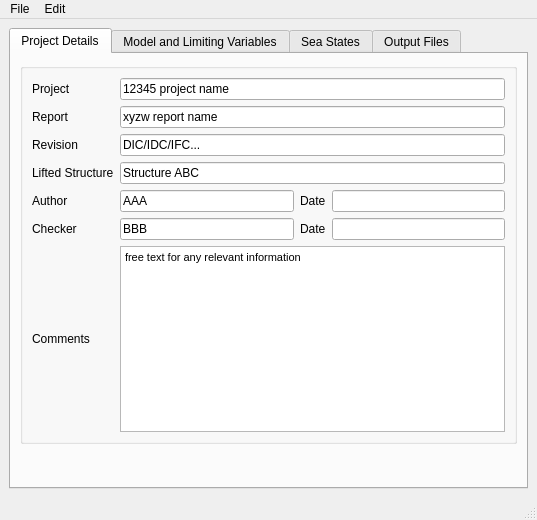
<?xml version="1.0" encoding="UTF-8"?>
<ui version="4.0">
 <class>MainWindow</class>
 <widget class="QMainWindow" name="MainWindow">
  <property name="geometry">
   <rect>
    <x>0</x>
    <y>0</y>
    <width>537</width>
    <height>520</height>
   </rect>
  </property>
  <property name="windowTitle">
   <string>Repeated Lowering Control</string>
  </property>
  <widget class="QWidget" name="centralwidget">
   <layout class="QHBoxLayout" name="horizontalLayout">
    <item>
     <widget class="QTabWidget" name="tabWidget">
      <property name="sizePolicy">
       <sizepolicy hsizetype="Expanding" vsizetype="Expanding">
        <horstretch>2</horstretch>
        <verstretch>1</verstretch>
       </sizepolicy>
      </property>
      <property name="tabShape">
       <enum>QTabWidget::Rounded</enum>
      </property>
      <property name="currentIndex">
       <number>0</number>
      </property>
      <widget class="QWidget" name="tab">
       <attribute name="title">
        <string>Project Details</string>
       </attribute>
       <layout class="QVBoxLayout" name="verticalLayout_5">
        <item>
         <widget class="QGroupBox" name="groupBox">
          <property name="title">
           <string/>
          </property>
          <layout class="QGridLayout" name="gridLayout">
           <item row="3" column="0">
            <widget class="QLabel" name="label_4">
             <property name="text">
              <string>Lifted Structure</string>
             </property>
            </widget>
           </item>
           <item row="1" column="0">
            <widget class="QLabel" name="label_2">
             <property name="text">
              <string>Report</string>
             </property>
            </widget>
           </item>
           <item row="0" column="0">
            <widget class="QLabel" name="label">
             <property name="text">
              <string>Project</string>
             </property>
            </widget>
           </item>
           <item row="6" column="0">
            <widget class="QLabel" name="label_24">
             <property name="text">
              <string>Comments</string>
             </property>
            </widget>
           </item>
           <item row="4" column="0">
            <widget class="QLabel" name="label_20">
             <property name="text">
              <string>Author</string>
             </property>
            </widget>
           </item>
           <item row="2" column="0">
            <widget class="QLabel" name="label_13">
             <property name="text">
              <string>Revision</string>
             </property>
            </widget>
           </item>
           <item row="5" column="0">
            <widget class="QLabel" name="label_21">
             <property name="text">
              <string>Checker</string>
             </property>
            </widget>
           </item>
           <item row="0" column="1" colspan="3">
            <widget class="QLineEdit" name="lineEdit">
             <property name="text">
              <string>12345 project name</string>
             </property>
            </widget>
           </item>
           <item row="3" column="1" colspan="3">
            <widget class="QLineEdit" name="lineEdit_4">
             <property name="text">
              <string>Structure ABC</string>
             </property>
            </widget>
           </item>
           <item row="4" column="2">
            <widget class="QLabel" name="label_22">
             <property name="text">
              <string>Date</string>
             </property>
            </widget>
           </item>
           <item row="4" column="3">
            <widget class="QLineEdit" name="lineEdit_20"/>
           </item>
           <item row="4" column="1">
            <widget class="QLineEdit" name="lineEdit_3">
             <property name="text">
              <string>AAA</string>
             </property>
            </widget>
           </item>
           <item row="2" column="1" colspan="3">
            <widget class="QLineEdit" name="lineEdit_22">
             <property name="text">
              <string>DIC/IDC/IFC...</string>
             </property>
            </widget>
           </item>
           <item row="1" column="1" colspan="3">
            <widget class="QLineEdit" name="lineEdit_2">
             <property name="text">
              <string>xyzw report name</string>
             </property>
            </widget>
           </item>
           <item row="5" column="3">
            <widget class="QLineEdit" name="lineEdit_21"/>
           </item>
           <item row="5" column="2">
            <widget class="QLabel" name="label_23">
             <property name="text">
              <string>Date</string>
             </property>
            </widget>
           </item>
           <item row="5" column="1">
            <widget class="QLineEdit" name="lineEdit_19">
             <property name="text">
              <string>BBB</string>
             </property>
            </widget>
           </item>
           <item row="6" column="1" colspan="3">
            <widget class="QTextEdit" name="textEdit_2">
             <property name="sizePolicy">
              <sizepolicy hsizetype="Expanding" vsizetype="Expanding">
               <horstretch>0</horstretch>
               <verstretch>0</verstretch>
              </sizepolicy>
             </property>
             <property name="html">
              <string>&lt;!DOCTYPE HTML PUBLIC &quot;-//W3C//DTD HTML 4.0//EN&quot; &quot;http://www.w3.org/TR/REC-html40/strict.dtd&quot;&gt;
&lt;html&gt;&lt;head&gt;&lt;meta name=&quot;qrichtext&quot; content=&quot;1&quot; /&gt;&lt;style type=&quot;text/css&quot;&gt;
p, li { white-space: pre-wrap; }
&lt;/style&gt;&lt;/head&gt;&lt;body style=&quot; font-family:'MS Shell Dlg 2'; font-size:8.25pt; font-weight:400; font-style:normal;&quot;&gt;
&lt;p style=&quot; margin-top:0px; margin-bottom:0px; margin-left:0px; margin-right:0px; -qt-block-indent:0; text-indent:0px;&quot;&gt;&lt;span style=&quot; font-size:8pt;&quot;&gt;free text for any relevant information&lt;/span&gt;&lt;/p&gt;&lt;/body&gt;&lt;/html&gt;</string>
             </property>
            </widget>
           </item>
          </layout>
         </widget>
        </item>
        <item>
         <spacer name="verticalSpacer_4">
          <property name="orientation">
           <enum>Qt::Vertical</enum>
          </property>
          <property name="sizeHint" stdset="0">
           <size>
            <width>20</width>
            <height>40</height>
           </size>
          </property>
         </spacer>
        </item>
       </layout>
      </widget>
      <widget class="QWidget" name="tab_2">
       <attribute name="title">
        <string>Model and Limiting Variables</string>
       </attribute>
       <layout class="QGridLayout" name="gridLayout_4">
        <item row="3" column="0" colspan="3">
         <widget class="QTableWidget" name="tableWidget">
          <property name="toolTip">
           <string>&lt;html&gt;&lt;head/&gt;&lt;body&gt;
&lt;p&gt;&lt;span style=&quot; font-weight:600;&quot;&gt;Variable Name&lt;/span&gt;&lt;br/&gt;
Must match the entries in the results files, which are defined in the post calculation actions file. For example:&lt;br/&gt;
   Winch1 Min Tension&lt;br/&gt;
   Line1 Max Bend Moment&lt;br/&gt;
&lt;span style=&quot; font-weight:600;&quot;&gt;Fractile&lt;/span&gt;&lt;br/&gt;
Typically 0.9 for all variables, except maximum crane tension which is 0.99.&lt;br/&gt;
&lt;span style=&quot; font-weight:600;&quot;&gt;Value&lt;/span&gt;&lt;br/&gt;
The limiting value.&lt;/p&gt;&lt;/body&gt;&lt;/html&gt;</string>
          </property>
          <property name="showGrid">
           <bool>true</bool>
          </property>
          <property name="rowCount">
           <number>4</number>
          </property>
          <attribute name="horizontalHeaderCascadingSectionResizes">
           <bool>true</bool>
          </attribute>
          <attribute name="horizontalHeaderDefaultSectionSize">
           <number>150</number>
          </attribute>
          <attribute name="horizontalHeaderStretchLastSection">
           <bool>true</bool>
          </attribute>
          <row/>
          <row/>
          <row/>
          <row/>
          <column>
           <property name="text">
            <string>Variable Name</string>
           </property>
          </column>
          <column>
           <property name="text">
            <string>Fractile</string>
           </property>
          </column>
          <column>
           <property name="text">
            <string>Value</string>
           </property>
          </column>
          <item row="0" column="0">
           <property name="text">
            <string>CraneWinch Max Tension</string>
           </property>
          </item>
          <item row="0" column="1">
           <property name="text">
            <string>0.99</string>
           </property>
          </item>
          <item row="0" column="2">
           <property name="text">
            <string>999</string>
           </property>
          </item>
          <item row="1" column="0">
           <property name="text">
            <string>CraneWinch Min Tension</string>
           </property>
          </item>
          <item row="1" column="1">
           <property name="text">
            <string>0.90</string>
           </property>
          </item>
          <item row="1" column="2">
           <property name="text">
            <string>999</string>
           </property>
          </item>
          <item row="2" column="0">
           <property name="text">
            <string>Penant Max Tension</string>
           </property>
          </item>
          <item row="2" column="1">
           <property name="text">
            <string>0.90</string>
           </property>
          </item>
          <item row="2" column="2">
           <property name="text">
            <string>999</string>
           </property>
          </item>
          <item row="3" column="0">
           <property name="text">
            <string>Penant Min Tension</string>
           </property>
          </item>
          <item row="3" column="1">
           <property name="text">
            <string>0.90</string>
           </property>
          </item>
          <item row="3" column="2">
           <property name="text">
            <string>999</string>
           </property>
          </item>
         </widget>
        </item>
        <item row="4" column="0">
         <spacer name="horizontalSpacer_5">
          <property name="orientation">
           <enum>Qt::Horizontal</enum>
          </property>
          <property name="sizeHint" stdset="0">
           <size>
            <width>40</width>
            <height>20</height>
           </size>
          </property>
         </spacer>
        </item>
        <item row="4" column="1">
         <widget class="QPushButton" name="pushButton_2">
          <property name="text">
           <string>Add row</string>
          </property>
         </widget>
        </item>
        <item row="6" column="1">
         <spacer name="verticalSpacer_3">
          <property name="orientation">
           <enum>Qt::Vertical</enum>
          </property>
          <property name="sizeHint" stdset="0">
           <size>
            <width>20</width>
            <height>40</height>
           </size>
          </property>
         </spacer>
        </item>
        <item row="4" column="2">
         <widget class="QPushButton" name="pushButton_3">
          <property name="text">
           <string>Remove row</string>
          </property>
         </widget>
        </item>
        <item row="1" column="2">
         <widget class="QPushButton" name="pushButton">
          <property name="text">
           <string>Load</string>
          </property>
         </widget>
        </item>
        <item row="1" column="0" colspan="2">
         <widget class="QLineEdit" name="lineEdit_5"/>
        </item>
        <item row="0" column="0" colspan="2">
         <widget class="QLabel" name="label_5">
          <property name="text">
           <string>Orcaflex model</string>
          </property>
         </widget>
        </item>
        <item row="2" column="0">
         <widget class="QLabel" name="label_3">
          <property name="text">
           <string>Variables and Limitations</string>
          </property>
         </widget>
        </item>
       </layout>
       <zorder>label_5</zorder>
       <zorder>tableWidget</zorder>
       <zorder>pushButton_2</zorder>
       <zorder>label_5</zorder>
       <zorder>pushButton_2</zorder>
       <zorder>tableWidget</zorder>
       <zorder>lineEdit_5</zorder>
       <zorder>verticalSpacer_3</zorder>
       <zorder>pushButton</zorder>
       <zorder>pushButton_3</zorder>
       <zorder>horizontalSpacer_5</zorder>
       <zorder>label_3</zorder>
      </widget>
      <widget class="QWidget" name="tab_3">
       <attribute name="title">
        <string>Sea States</string>
       </attribute>
       <layout class="QVBoxLayout" name="verticalLayout_3">
        <item>
         <widget class="QGroupBox" name="groupBox_2">
          <property name="title">
           <string/>
          </property>
          <layout class="QGridLayout" name="gridLayout_2">
           <item row="3" column="0">
            <widget class="QLabel" name="label_9">
             <property name="text">
              <string>Jonswap Gamma</string>
             </property>
            </widget>
           </item>
           <item row="2" column="0">
            <widget class="QLabel" name="label_8">
             <property name="text">
              <string>Hs step</string>
             </property>
            </widget>
           </item>
           <item row="3" column="1">
            <widget class="QLineEdit" name="lineEdit_9">
             <property name="text">
              <string>DNV</string>
             </property>
            </widget>
           </item>
           <item row="0" column="0">
            <widget class="QLabel" name="label_6">
             <property name="text">
              <string>Hs max</string>
             </property>
            </widget>
           </item>
           <item row="1" column="1">
            <widget class="QLineEdit" name="lineEdit_7">
             <property name="text">
              <string>1.0</string>
             </property>
            </widget>
           </item>
           <item row="0" column="1">
            <widget class="QLineEdit" name="lineEdit_6">
             <property name="text">
              <string>3.5</string>
             </property>
            </widget>
           </item>
           <item row="1" column="0">
            <widget class="QLabel" name="label_7">
             <property name="text">
              <string>Hs min</string>
             </property>
            </widget>
           </item>
           <item row="6" column="0">
            <widget class="QLabel" name="label_14">
             <property name="text">
              <string>Tp step1, step2, change</string>
             </property>
            </widget>
           </item>
           <item row="4" column="0">
            <widget class="QLabel" name="label_10">
             <property name="text">
              <string>Tp start</string>
             </property>
            </widget>
           </item>
           <item row="5" column="0">
            <widget class="QLabel" name="label_11">
             <property name="text">
              <string>Tp end</string>
             </property>
            </widget>
           </item>
           <item row="7" column="0">
            <widget class="QLabel" name="label_15">
             <property name="text">
              <string>Wave Directions</string>
             </property>
            </widget>
           </item>
           <item row="2" column="1">
            <widget class="QLineEdit" name="lineEdit_15">
             <property name="toolTip">
              <string>Comma separated list of values</string>
             </property>
             <property name="text">
              <string>0.4, 0.2, 0.1</string>
             </property>
            </widget>
           </item>
           <item row="7" column="1">
            <widget class="QLineEdit" name="lineEdit_18">
             <property name="text">
              <string>165, 180, 195</string>
             </property>
            </widget>
           </item>
           <item row="6" column="1">
            <widget class="QLineEdit" name="lineEdit_17">
             <property name="text">
              <string>1, 2, 10</string>
             </property>
            </widget>
           </item>
           <item row="4" column="1">
            <widget class="QLineEdit" name="lineEdit_14">
             <property name="text">
              <string>DNV</string>
             </property>
            </widget>
           </item>
           <item row="5" column="1">
            <widget class="QLineEdit" name="lineEdit_16">
             <property name="text">
              <string>14</string>
             </property>
            </widget>
           </item>
          </layout>
         </widget>
        </item>
        <item>
         <spacer name="verticalSpacer_2">
          <property name="orientation">
           <enum>Qt::Vertical</enum>
          </property>
          <property name="sizeHint" stdset="0">
           <size>
            <width>20</width>
            <height>40</height>
           </size>
          </property>
         </spacer>
        </item>
       </layout>
      </widget>
      <widget class="QWidget" name="tab_4">
       <attribute name="title">
        <string>Output Files</string>
       </attribute>
       <layout class="QVBoxLayout" name="verticalLayout">
        <item>
         <widget class="QGroupBox" name="groupBox_3">
          <property name="sizePolicy">
           <sizepolicy hsizetype="Expanding" vsizetype="Fixed">
            <horstretch>0</horstretch>
            <verstretch>0</verstretch>
           </sizepolicy>
          </property>
          <property name="title">
           <string/>
          </property>
          <layout class="QGridLayout" name="gridLayout_3">
           <item row="4" column="0">
            <widget class="QLabel" name="label_19">
             <property name="text">
              <string>Run log file</string>
             </property>
            </widget>
           </item>
           <item row="4" column="1">
            <widget class="QLineEdit" name="lineEdit_13">
             <property name="text">
              <string>batch_log.txt</string>
             </property>
            </widget>
           </item>
           <item row="3" column="0">
            <widget class="QLabel" name="label_18">
             <property name="text">
              <string>Weather window spreadsheet</string>
             </property>
            </widget>
           </item>
           <item row="2" column="1">
            <widget class="QLineEdit" name="lineEdit_11">
             <property name="text">
              <string>summary_statsitics.xlsx</string>
             </property>
            </widget>
           </item>
           <item row="2" column="0">
            <widget class="QLabel" name="label_17">
             <property name="text">
              <string>Summary statistics</string>
             </property>
            </widget>
           </item>
           <item row="1" column="0">
            <widget class="QLabel" name="label_16">
             <property name="text">
              <string>Summary loads</string>
             </property>
            </widget>
           </item>
           <item row="0" column="0">
            <widget class="QLabel" name="label_12">
             <property name="text">
              <string>Full results text file</string>
             </property>
            </widget>
           </item>
           <item row="0" column="1">
            <widget class="QLineEdit" name="lineEdit_8">
             <property name="text">
              <string>results.txt</string>
             </property>
            </widget>
           </item>
           <item row="3" column="1">
            <widget class="QLineEdit" name="lineEdit_12">
             <property name="text">
              <string>weather_window.xlsx</string>
             </property>
            </widget>
           </item>
           <item row="1" column="1">
            <widget class="QLineEdit" name="lineEdit_10">
             <property name="text">
              <string>summary_predicted_max_min_loads.xlsx</string>
             </property>
            </widget>
           </item>
          </layout>
         </widget>
        </item>
        <item>
         <spacer name="verticalSpacer">
          <property name="orientation">
           <enum>Qt::Vertical</enum>
          </property>
          <property name="sizeHint" stdset="0">
           <size>
            <width>20</width>
            <height>40</height>
           </size>
          </property>
         </spacer>
        </item>
       </layout>
      </widget>
     </widget>
    </item>
   </layout>
  </widget>
  <widget class="QMenuBar" name="menubar">
   <property name="geometry">
    <rect>
     <x>0</x>
     <y>0</y>
     <width>537</width>
     <height>20</height>
    </rect>
   </property>
   <widget class="QMenu" name="menuFile">
    <property name="title">
     <string>File</string>
    </property>
    <addaction name="actionNew"/>
    <addaction name="actionOpen"/>
    <addaction name="actionSave"/>
    <addaction name="separator"/>
    <addaction name="actionRun"/>
    <addaction name="separator"/>
    <addaction name="actionExit"/>
   </widget>
   <widget class="QMenu" name="menuEdit">
    <property name="title">
     <string>Edit</string>
    </property>
    <addaction name="actionLoad_defaults"/>
    <addaction name="separator"/>
    <addaction name="actionSetup_python"/>
   </widget>
   <addaction name="menuFile"/>
   <addaction name="menuEdit"/>
  </widget>
  <widget class="QStatusBar" name="statusbar">
   <property name="toolTip">
    <string/>
   </property>
   <property name="statusTip">
    <string/>
   </property>
  </widget>
  <action name="actionOpen">
   <property name="text">
    <string>Open ...</string>
   </property>
   <property name="toolTip">
    <string>Open existing analysis</string>
   </property>
  </action>
  <action name="actionSave">
   <property name="text">
    <string>Save ...</string>
   </property>
  </action>
  <action name="actionExit">
   <property name="text">
    <string>Exit</string>
   </property>
  </action>
  <action name="actionNew">
   <property name="text">
    <string>New</string>
   </property>
   <property name="toolTip">
    <string>Start new analysis</string>
   </property>
  </action>
  <action name="actionLoad_defaults">
   <property name="text">
    <string>Load default parameters</string>
   </property>
   <property name="toolTip">
    <string>&lt;html&gt;&lt;head/&gt;&lt;body&gt;&lt;p&gt;Load default analysis parameters, affeting sea states and output files.&lt;/p&gt;&lt;/body&gt;&lt;/html&gt;</string>
   </property>
  </action>
  <action name="actionRun">
   <property name="text">
    <string>Run</string>
   </property>
   <property name="toolTip">
    <string>Run current analysis</string>
   </property>
  </action>
  <action name="actionLoad_from_template">
   <property name="text">
    <string>Load sea states parameters from template ...</string>
   </property>
   <property name="toolTip">
    <string>Load analysis parameters from template</string>
   </property>
  </action>
  <action name="actionSave_to_template">
   <property name="text">
    <string>Save sea states parameters to template ...</string>
   </property>
   <property name="toolTip">
    <string>Save current analysis parameters to template</string>
   </property>
  </action>
  <action name="actionSetup_python">
   <property name="text">
    <string>Setup python path ...</string>
   </property>
   <property name="toolTip">
    <string>Setup path to python folder</string>
   </property>
  </action>
  <action name="actionLoad_default_output_files_names">
   <property name="text">
    <string>Load default output files names</string>
   </property>
  </action>
 </widget>
 <tabstops>
  <tabstop>tabWidget</tabstop>
  <tabstop>lineEdit</tabstop>
  <tabstop>lineEdit_2</tabstop>
  <tabstop>lineEdit_22</tabstop>
  <tabstop>lineEdit_4</tabstop>
  <tabstop>lineEdit_3</tabstop>
  <tabstop>lineEdit_20</tabstop>
  <tabstop>lineEdit_19</tabstop>
  <tabstop>lineEdit_21</tabstop>
  <tabstop>textEdit_2</tabstop>
  <tabstop>lineEdit_5</tabstop>
  <tabstop>pushButton</tabstop>
  <tabstop>tableWidget</tabstop>
  <tabstop>pushButton_2</tabstop>
  <tabstop>pushButton_3</tabstop>
  <tabstop>lineEdit_6</tabstop>
  <tabstop>lineEdit_7</tabstop>
  <tabstop>lineEdit_15</tabstop>
  <tabstop>lineEdit_9</tabstop>
  <tabstop>lineEdit_14</tabstop>
  <tabstop>lineEdit_16</tabstop>
  <tabstop>lineEdit_17</tabstop>
  <tabstop>lineEdit_18</tabstop>
  <tabstop>lineEdit_8</tabstop>
  <tabstop>lineEdit_10</tabstop>
  <tabstop>lineEdit_11</tabstop>
  <tabstop>lineEdit_12</tabstop>
  <tabstop>lineEdit_13</tabstop>
 </tabstops>
 <resources/>
 <connections/>
</ui>
